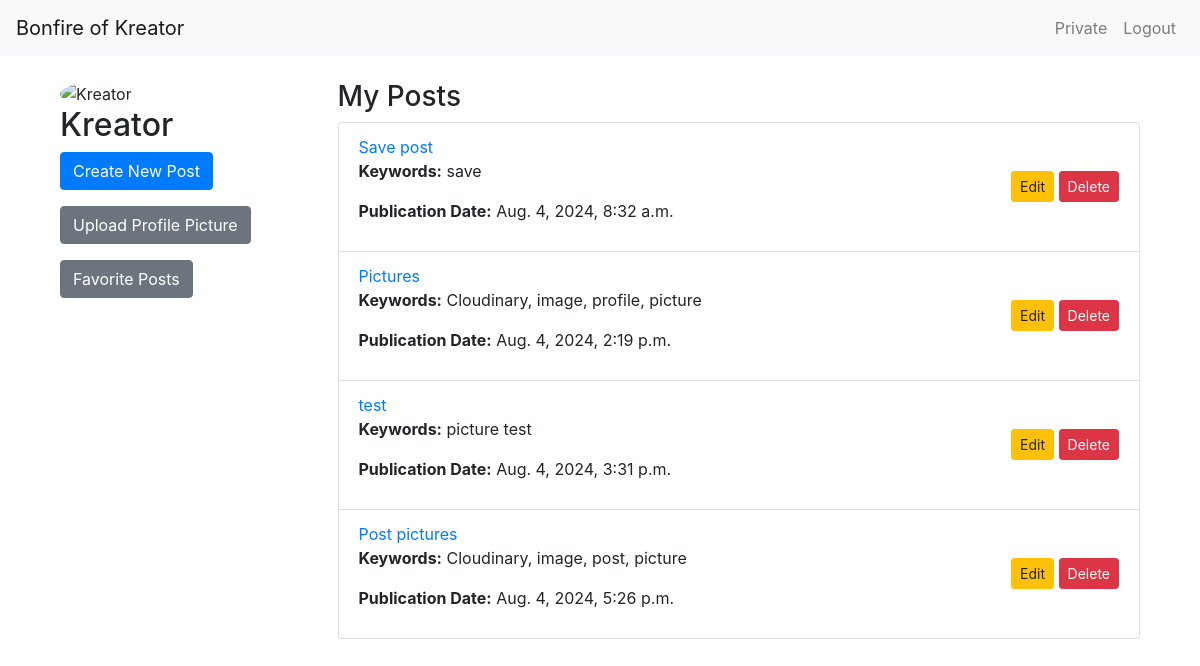
Before: /private/ (signed in) with the older database file.
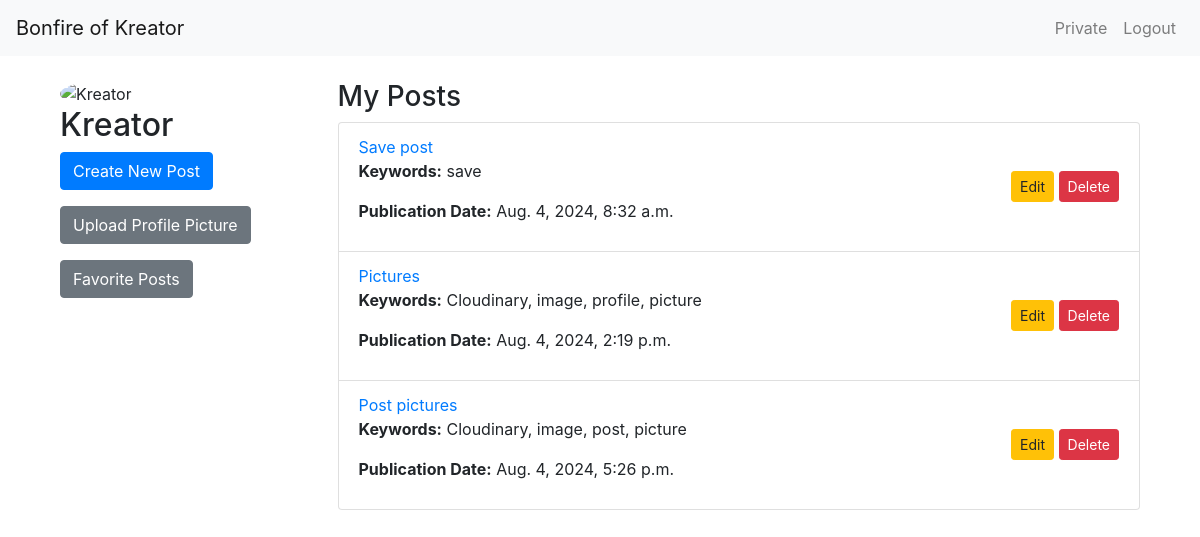
After: the same page with the newer database file.
### blog/models.py (models this page shows, shortened)
class Post(models.Model):
    author = models.ForeignKey(CustomUser, on_delete=models.CASCADE, related_name='posts')
    title = models.CharField(max_length=255)
    keywords = models.CharField(max_length=255, default='')
    content = models.TextField()
    created_at = models.DateTimeField(auto_now_add=True)
    updated_at = models.DateTimeField(auto_now=True)
    image = CloudinaryField('image', blank=True, null=True)

### blog/views.py (the view)
# urls.py: path('private/', views.private_area, name='private_area'),
@login_required
def private_area(request):
    posts = Post.objects.filter(author=request.user)
    return render(request, 'blog/private_area.html', {'posts': posts})

### blog/templates/blog/private_area.html (shortened to what this page needs)
{% extends "base.html" %}
{% block content %}
<div class="container">
    <div class="row">
        <div class="col-md-3">
            <div class="profile-header">
                {% if user.profile_picture %}
                    <img src="{{ user.profile_picture.url }}" alt="{{ user.nickname }}" style="max-width: 100px; border-radius: 50%;">
                {% else %}
                    <img src="default_profile_picture_url" alt="Default Profile Picture" style="max-width: 100px; border-radius: 50%;">
                {% endif %}
                <h2>{{ user.nickname }}</h2>
            </div>
            <a href="{% url 'post_create' %}" class="btn btn-primary mb-3">Create New Post</a>
            <a href="{% url 'upload_profile_picture' %}" class="btn btn-secondary mb-3">Upload Profile Picture</a>
            <a href="{% url 'favorite_list' %}" class="btn btn-secondary mb-3">Favorite Posts</a>
        </div>
        <div class="col-md-9">
            <h3>My Posts</h3>
            <ul class="list-group">
                {% for post in posts %}
                    <li class="list-group-item d-flex justify-content-between align-items-center">
                        <div>
                            <a href="{% url 'post_detail' post.pk %}">{{ post.title }}</a>
                            <p><strong>Keywords:</strong> {{ post.keywords }}</p>
                            <p><strong>Publication Date:</strong> {{ post.created_at }}</p>
                        </div>
                        <div>
                            <a href="{% url 'post_edit' post.pk %}" class="btn btn-warning btn-sm">Edit</a>
                            <form action="{% url 'post_delete' post.pk %}?next={% url 'private_area' %}" method="post" style="display:inline;">
                                <button type="submit" class="btn btn-danger btn-sm">Delete</button>
                            </form>
                        </div>
                    </li>
                {% endfor %}
            </ul>
        </div>
    </div>
</div>
{% endblock %}

Changed rows visible on the page:
removed Post: title "test", keywords "picture test", created_at "Aug. 4, 2024, 3:31 p.m."
